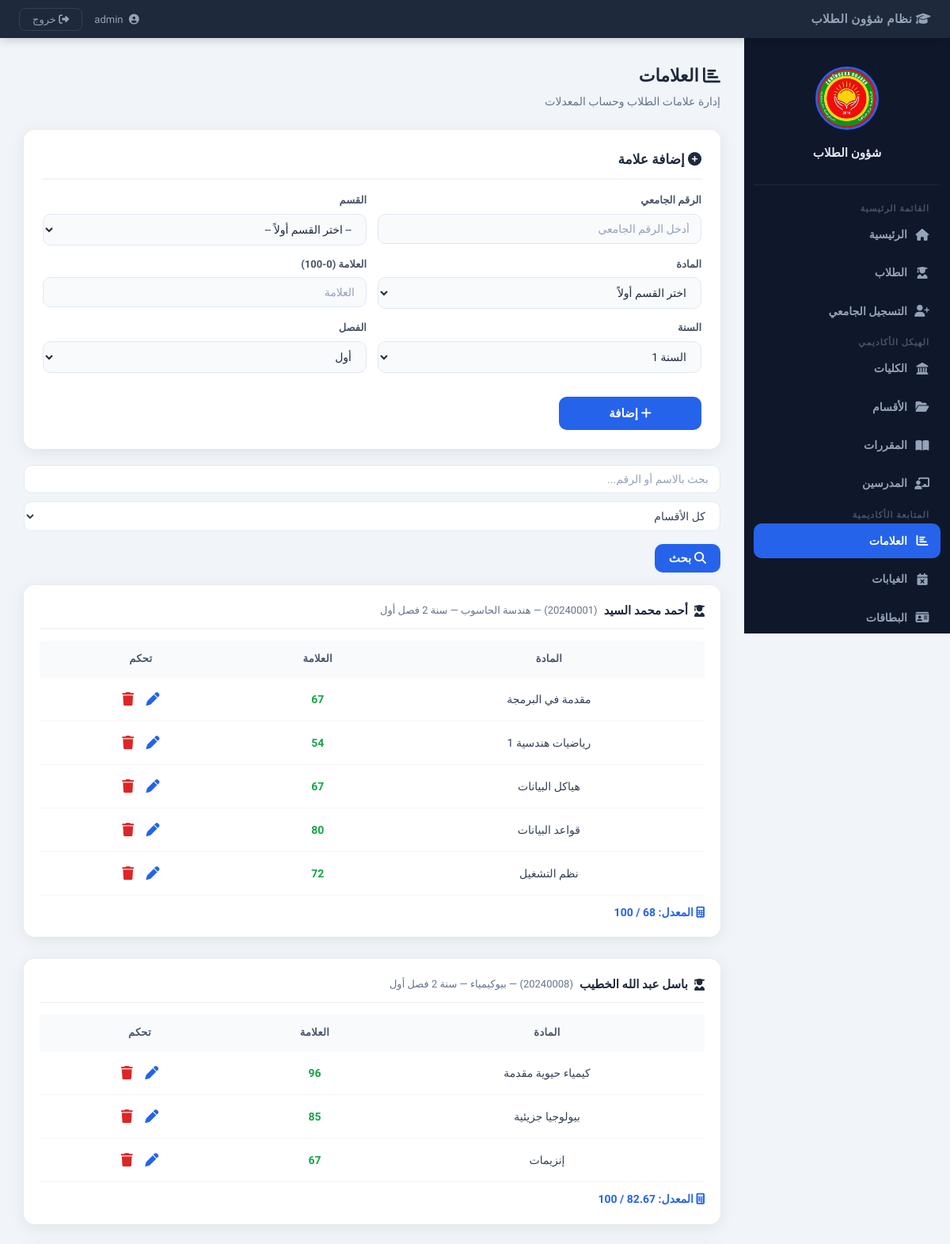
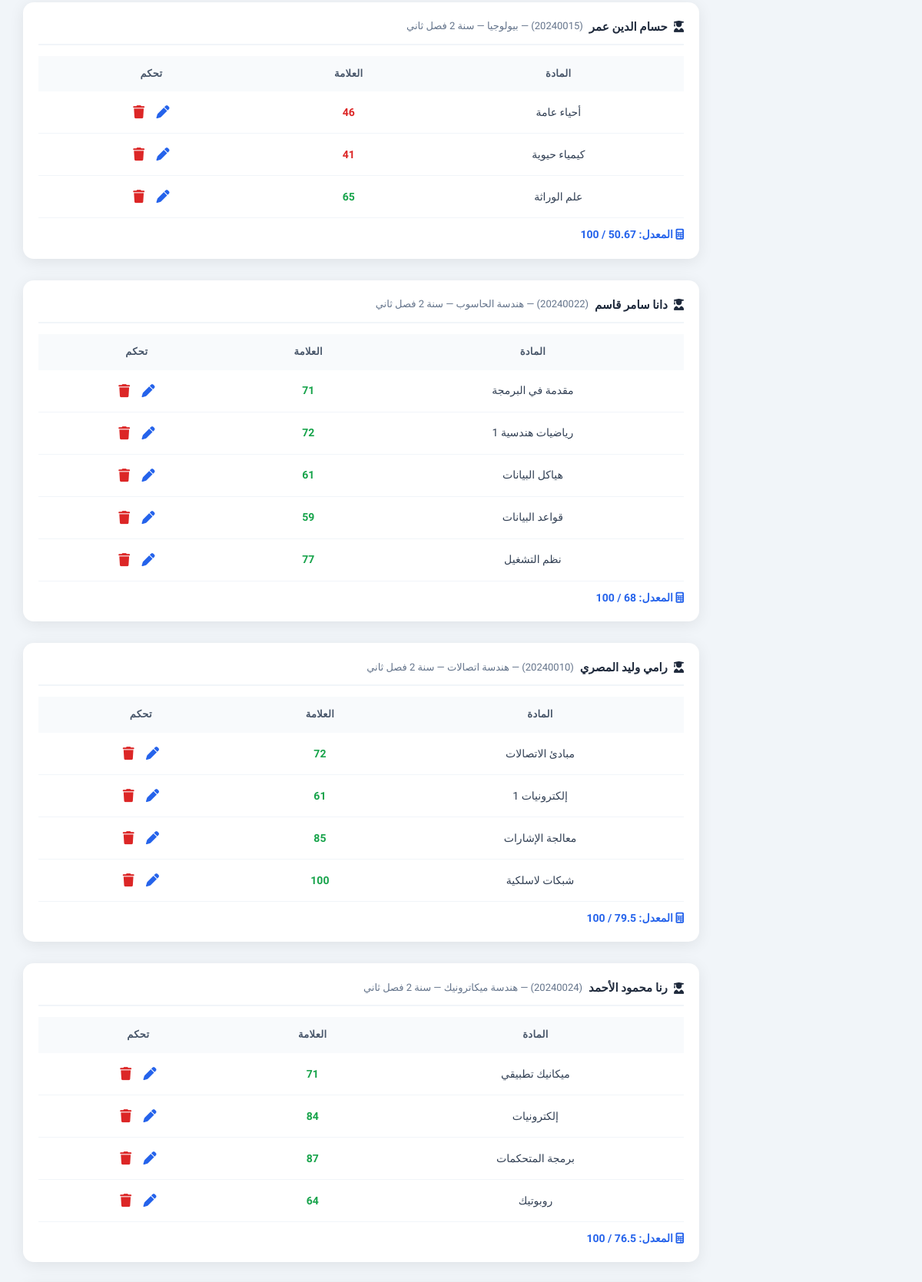
The app's page /?page=grades (signed in, upper part) with its own data (2 pictures, top to bottom).
### tables this page shows
CREATE TABLE grades (
    id         INTEGER PRIMARY KEY AUTOINCREMENT,
    student_id INTEGER NOT NULL,
    subject    TEXT    NOT NULL,
    grade      REAL    NOT NULL,
    year       TEXT    NOT NULL,
    semester   TEXT    NOT NULL,
    department TEXT,
    created_at TEXT    DEFAULT (datetime('now')),
    FOREIGN KEY (student_id) REFERENCES students(id) ON DELETE CASCADE
);

### app/Core/Database.php (called while the page is built, shortened)
<?php
class Database
{
    private static ?PDO $instance = null;
    public static function getInstance(): PDO
    {
        if (self::$instance === null) {
            if (DB_DRIVER === 'sqlite') {
                $pdo = new PDO('sqlite:' . DB_PATH);
                $pdo->exec('PRAGMA foreign_keys = ON;');
            } elseif (DB_DRIVER === 'mysql') {
                $dsn = "mysql:host=" . DB_HOST . ";dbname=" . DB_NAME . ";charset=" . DB_CHARSET;
                $pdo = new PDO($dsn, DB_USER, DB_PASS);
            } else {
                throw new RuntimeException('DB_DRIVER غير مدعوم');
            }
            $pdo->setAttribute(PDO::ATTR_ERRMODE,            PDO::ERRMODE_EXCEPTION);
            $pdo->setAttribute(PDO::ATTR_DEFAULT_FETCH_MODE, PDO::FETCH_ASSOC);
            self::$instance = $pdo;
        }
        return self::$instance;
    }
}

### app/Core/BaseModel.php (called while the page is built, shortened)
<?php
abstract class BaseModel
{
    protected PDO    $db;
    protected string $table;
    public function __construct()
    {
        $this->db = Database::getInstance();
    }
    public function all(string $order = 'id DESC'): array
    {
        return $this->db->query("SELECT * FROM {$this->table} ORDER BY {$order}")
                        ->fetchAll();
    }
}

### app/Models/Grade.php (called while the page is built, shortened)
<?php
class Grade extends BaseModel
{
    public function allGrouped(string $q = '', string $dept = ''): array
    {
        $where = ['1=1'];
        $p     = [];
        $s = $this->db->prepare(
            "SELECT g.*, s.name AS student_name, s.university_id
             FROM grades g JOIN students s ON g.student_id = s.id
             WHERE " . implode(' AND ', $where) . "
             ORDER BY s.name, g.year, g.semester"
        );
        $s->execute($p);
        $rows   = $s->fetchAll();
        $result = [];
        foreach ($rows as $r) {
            $sid = $r['student_id'];
            if (!isset($result[$sid])) {
                $result[$sid] = [
                    'student_id'    => $sid,
                    'student_name'  => $r['student_name'],
                    'university_id' => $r['university_id'],
                    'department'    => $r['department'],
                    'year'          => $r['year'],
                    'semester'      => $r['semester'],
                    'grades'        => [],
                ];
            }
            $result[$sid]['grades'][] = ['id' => $r['id'], 'subject' => $r['subject'], 'grade' => $r['grade']];
        }
        return array_values($result);
    }
}

### views/pages/grades.php (the view, shortened to what this page needs)
<?php
$grades      = $data['grades']      ?? [];
$q           = htmlspecialchars($_GET['q']          ?? '');
?>
<div class="page-header">
  <h1><i class="fa-solid fa-chart-bar"></i> العلامات</h1>
  <p>إدارة علامات الطلاب وحساب المعدلات</p>
</div>
<div class="card">
  <h3><i class="fa-solid fa-plus-circle"></i> إضافة علامة</h3>
  <form method="POST" action="/std_1_student_manager/controllers/router.php">
    <div class="form-grid">
      <div class="form-group">
        <label>الرقم الجامعي</label>
        <input type="text" name="university_id" id="gradeUid" placeholder="أدخل الرقم الجامعي" required>
      </div>
      <div class="form-group">
        <label>القسم</label>
        <select name="department" id="gradeDept" onchange="filterCoursesByDept()">
          <option value="">-- اختر القسم أولاً --</option>
        </select>
      </div>
      <div class="form-group">
        <label>المادة</label>
        <select name="subject" id="gradeSubject" required>
          <option value="" disabled selected>اختر القسم أولاً</option>
        </select>
      </div>
      <div class="form-group">
        <label>العلامة (0-100)</label>
        <input type="number" name="grade" min="0" max="100" placeholder="العلامة" required>
      </div>
      <div class="form-group">
        <label>السنة</label>
        <select name="year">
          <option value="1">السنة 1</option>
        </select>
      </div>
      <div class="form-group">
        <label>الفصل</label>
        <select name="semester">
          <option value="أول">أول</option>
        </select>
      </div>
    </div>
    <br>
    <button type="submit" class="btn-submit" style="max-width:180px;">
      <i class="fa-solid fa-plus"></i> إضافة
    </button>
  </form>
</div>
<form method="GET" class="filters-bar" style="margin-top:20px;">
  <input type="text" name="q" value="<?= $q ?>" placeholder="بحث بالاسم أو الرقم...">
  <select name="department">
    <option value="all">كل الأقسام</option>
  </select>
  <button type="submit" class="btn-submit" style="width:auto; padding:9px 18px;">
    <i class="fa-solid fa-magnifying-glass"></i> بحث
  </button>
</form>
<?php if (empty($grades)): ?>
  <div class="card" style="text-align:center; color:#94a3b8; padding:40px;">
    <i class="fa-solid fa-chart-bar" style="font-size:40px; display:block; margin-bottom:12px;"></i>
    لا توجد علامات مضافة بعد
  </div>
<?php else: ?>
  <?php foreach ($grades as $student): ?>
  <?php
    $sum = array_sum(array_column($student['grades'], 'grade'));
    $avg = count($student['grades']) > 0 ? round($sum / count($student['grades']), 2) : 0;
  ?>
  <div class="student-grades">
    <h3>
      <i class="fa-solid fa-user-graduate"></i>
      <?= htmlspecialchars($student['student_name']) ?>
      <span style="color:#64748b; font-weight:400; font-size:13px;">
        (<?= htmlspecialchars($student['university_id']) ?>)
        — <?= htmlspecialchars($student['department'] ?? '') ?>
        — سنة <?= htmlspecialchars($student['year'] ?? '') ?>
        فصل <?= htmlspecialchars($student['semester'] ?? '') ?>
      </span>
    </h3>
    <div class="table-wrapper">
      <table>
        <thead>
          <tr>
            <th>المادة</th>
            <th>العلامة</th>
            <th>تحكم</th>
          </tr>
        </thead>
        <tbody>
          <?php foreach ($student['grades'] as $g): ?>
          <tr>
            <td><?= htmlspecialchars($g['subject']) ?></td>
            <td>
              <span style="font-weight:700; color:<?= $g['grade']>=50?'#16a34a':'#dc2626' ?>">
                <?= $g['grade'] ?>
              </span>
            </td>
            <td>
              <button class="edit-btn"
                      onclick="openGradeEdit(<?= $g['id'] ?>, '<?= htmlspecialchars($g['subject']) ?>', <?= $g['grade'] ?>)"
                      title="تعديل">
                <i class="fa-solid fa-pen"></i>
              </button>
              <form method="POST" action="/std_1_student_manager/controllers/router.php"
                    style="display:inline"
                    onsubmit="return confirm('حذف هذه العلامة؟')">
                <button type="submit" class="delete-btn" title="حذف">
                  <i class="fa-solid fa-trash"></i>
                </button>
              </form>
            </td>
          </tr>
          <?php endforeach; ?>
        </tbody>
      </table>
    </div>
    <div class="studentAverage">
      <i class="fa-solid fa-calculator"></i>
      المعدل: <?= $avg ?> / 100
    </div>
  </div>
  <?php endforeach; ?>
<?php endif; ?>

### assets/css/main.css (style rules this page uses)
:root { --primary: #2563eb; --primary-dk: #1d4ed8; --dark: #0f172a; --sidebar-w: 260px; --header-h: 48px; --radius: 14px; --shadow: 0 4px 20px rgba(0,0,0,.08); --font: 'Cairo', 'Segoe UI', Tahoma, sans-serif; }
*, *::before, *::after { box-sizing: border-box; margin: 0; padding: 0; }
body { font-family: var(--font); background: #f1f5f9; color: var(--dark); font-size: 15px; line-height: 1.6; }
.card { background: white; padding: 24px; border-radius: var(--radius); box-shadow: var(--shadow); margin-top: 20px; }
.card h3 { font-size: 17px; font-weight: 700; color: #1e293b; margin-bottom: 16px; padding-bottom: 10px; border-bottom: 2px solid #f1f5f9; }
.table-wrapper { overflow-x: auto; }
table { width: 100%; border-collapse: collapse; font-size: 14px; }
thead tr { background: #f8fafc; }
th { padding: 13px 14px; text-align: center; color: #475569; font-weight: 700; font-size: 13px; text-transform: uppercase; letter-spacing: .3px; white-space: nowrap; }
td { padding: 12px 14px; text-align: center; border-bottom: 1px solid #f1f5f9; color: #334155; }
button { font-family: var(--font); cursor: pointer; }
.edit-btn { background: none; border: none; font-size: 17px; cursor: pointer; padding: 5px 6px; border-radius: 6px; color: #2563eb; transition: background .15s; width: auto; }
.delete-btn { background: none; border: none; font-size: 17px; cursor: pointer; padding: 5px 6px; border-radius: 6px; color: #dc2626; transition: background .15s; width: auto; }
.page-header { margin-bottom: 24px; }
.page-header h1 { font-size: 22px; font-weight: 700; color: #1e293b; }
.page-header p { color: #64748b; font-size: 14px; margin-top: 4px; }
.filters-bar { display: flex; flex-wrap: wrap; gap: 10px; margin-bottom: 16px; align-items: center; }
.filters-bar input, .filters-bar select { padding: 9px 14px; border: 1px solid #e2e8f0; border-radius: 10px; font-family: var(--font); font-size: 14px; background: white; color: #334155; outline: none; transition: border-color .2s; margin-bottom: 0; }

### assets/css/forms.css (style rules this page uses)
.form-grid { display: grid; grid-template-columns: 1fr 1fr; gap: 14px; }
.form-group { display: flex; flex-direction: column; gap: 6px; }
.form-group label { font-size: 13px; font-weight: 600; color: #475569; }
input, select, textarea { width: 100%; padding: 10px 14px; border: 1px solid #e2e8f0; border-radius: 10px; font-family: var(--font); font-size: 14px; color: #1e293b; background: #f8fafc; outline: none; transition: border-color .2s, box-shadow .2s; margin-bottom: 0; }
input::placeholder { color: #94a3b8; }
.btn-submit { width: 100%; padding: 12px; background: var(--primary); color: white; border: none; border-radius: 10px; font-size: 15px; font-weight: 700; font-family: var(--font); cursor: pointer; transition: .2s; margin-top: 6px; }

### assets/css/tables.css (style rules this page uses)
.student-grades { background: white; border-radius: var(--radius); padding: 20px; margin-bottom: 28px; box-shadow: var(--shadow); }
.student-grades h3 { font-size: 15px; font-weight: 700; color: #1e293b; margin-bottom: 14px; padding-bottom: 10px; border-bottom: 2px solid #f1f5f9; display: flex; align-items: center; flex-wrap: wrap; gap: 8px; }
.studentAverage { margin-top: 10px; font-weight: 700; color: var(--primary); font-size: 14px; }

### records on screen
grades: subject "مقدمة في البرمجة", grade "67"
grades: subject "رياضيات هندسية 1", grade "54"
grades: subject "هياكل البيانات", grade "67"
grades: subject "قواعد البيانات", grade "80"
grades: subject "نظم التشغيل", grade "72"
grades: subject "كيمياء حيوية مقدمة", grade "96"
grades: subject "بيولوجيا جزيئية", grade "85"
grades: subject "إنزيمات", grade "67"
grades: subject "أحياء عامة", grade "46"
grades: subject "كيمياء حيوية", grade "41"
grades: subject "علم الوراثة", grade "65"
grades: subject "مقدمة في البرمجة", grade "71"
grades: subject "رياضيات هندسية 1", grade "72"
grades: subject "هياكل البيانات", grade "61"
grades: subject "قواعد البيانات", grade "59"
grades: subject "نظم التشغيل", grade "77"
grades: subject "مبادئ الاتصالات", grade "72"
grades: subject "إلكترونيات 1", grade "61"
grades: subject "معالجة الإشارات", grade "85"
grades: subject "شبكات لاسلكية", grade "100"
grades: subject "ميكانيك تطبيقي", grade "71"
grades: subject "إلكترونيات", grade "84"
grades: subject "برمجة المتحكمات", grade "87"
grades: subject "روبوتيك", grade "64"

### other values on screen
$student['student_name'] "أحمد محمد السيد"
$student['university_id'] "20240001"
$student['department'] "هندسة الحاسوب"
$student['semester'] "أول"
$avg "68"
$student['student_name'] "باسل عبد الله الخطيب"
$student['university_id'] "20240008"
$student['department'] "بيوكيمياء"
$student['year'] "2"
$student['student_name'] "حسام الدين عمر"
$student['university_id'] "20240015"
$student['department'] "بيولوجيا"
$student['semester'] "ثاني"
$student['student_name'] "دانا سامر قاسم"
$student['university_id'] "20240022"
